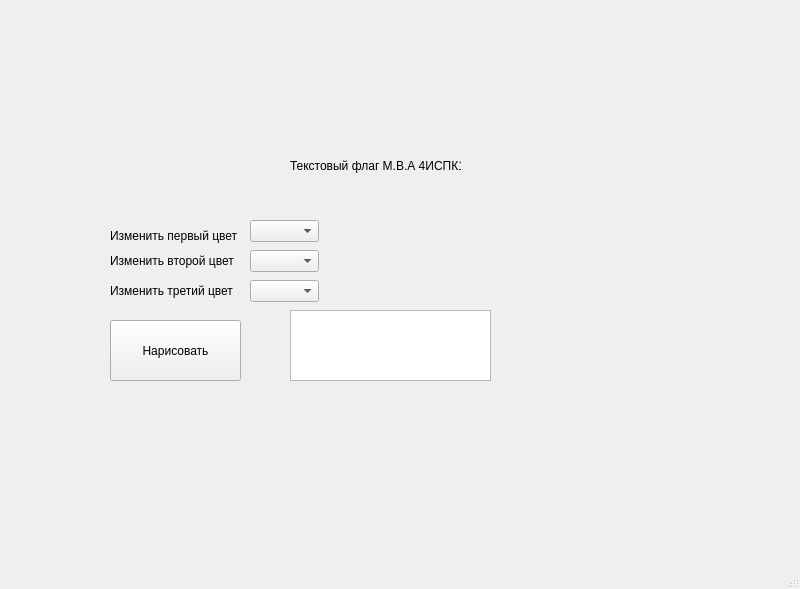
<?xml version="1.0" encoding="UTF-8"?>
<ui version="4.0">
 <class>MainWindow</class>
 <widget class="QMainWindow" name="MainWindow">
  <property name="geometry">
   <rect>
    <x>0</x>
    <y>0</y>
    <width>800</width>
    <height>589</height>
   </rect>
  </property>
  <property name="windowTitle">
   <string>MainWindow</string>
  </property>
  <widget class="QWidget" name="centralwidget">
   <widget class="QLabel" name="label_Hello">
    <property name="geometry">
     <rect>
      <x>290</x>
      <y>150</y>
      <width>171</width>
      <height>31</height>
     </rect>
    </property>
    <property name="text">
     <string>Текстовый флаг М.В.А 4ИСПК1</string>
    </property>
   </widget>
   <widget class="QPushButton" name="pushButton_create">
    <property name="geometry">
     <rect>
      <x>110</x>
      <y>320</y>
      <width>131</width>
      <height>61</height>
     </rect>
    </property>
    <property name="text">
     <string>Нарисовать</string>
    </property>
   </widget>
   <widget class="QComboBox" name="comboBox">
    <property name="geometry">
     <rect>
      <x>250</x>
      <y>220</y>
      <width>69</width>
      <height>22</height>
     </rect>
    </property>
   </widget>
   <widget class="QComboBox" name="comboBox_2">
    <property name="geometry">
     <rect>
      <x>250</x>
      <y>250</y>
      <width>69</width>
      <height>22</height>
     </rect>
    </property>
   </widget>
   <widget class="QComboBox" name="comboBox_3">
    <property name="geometry">
     <rect>
      <x>250</x>
      <y>280</y>
      <width>69</width>
      <height>22</height>
     </rect>
    </property>
   </widget>
   <widget class="QLabel" name="label">
    <property name="geometry">
     <rect>
      <x>110</x>
      <y>220</y>
      <width>131</width>
      <height>31</height>
     </rect>
    </property>
    <property name="text">
     <string>Изменить первый цвет</string>
    </property>
   </widget>
   <widget class="QLabel" name="label_2">
    <property name="geometry">
     <rect>
      <x>110</x>
      <y>250</y>
      <width>141</width>
      <height>21</height>
     </rect>
    </property>
    <property name="text">
     <string>Изменить второй цвет</string>
    </property>
   </widget>
   <widget class="QLabel" name="label_3">
    <property name="geometry">
     <rect>
      <x>110</x>
      <y>280</y>
      <width>131</width>
      <height>21</height>
     </rect>
    </property>
    <property name="text">
     <string>Изменить третий цвет</string>
    </property>
   </widget>
   <widget class="QTextEdit" name="textEdit">
    <property name="geometry">
     <rect>
      <x>290</x>
      <y>310</y>
      <width>201</width>
      <height>71</height>
     </rect>
    </property>
   </widget>
  </widget>
  <widget class="QStatusBar" name="statusbar"/>
 </widget>
 <resources/>
 <connections/>
</ui>
